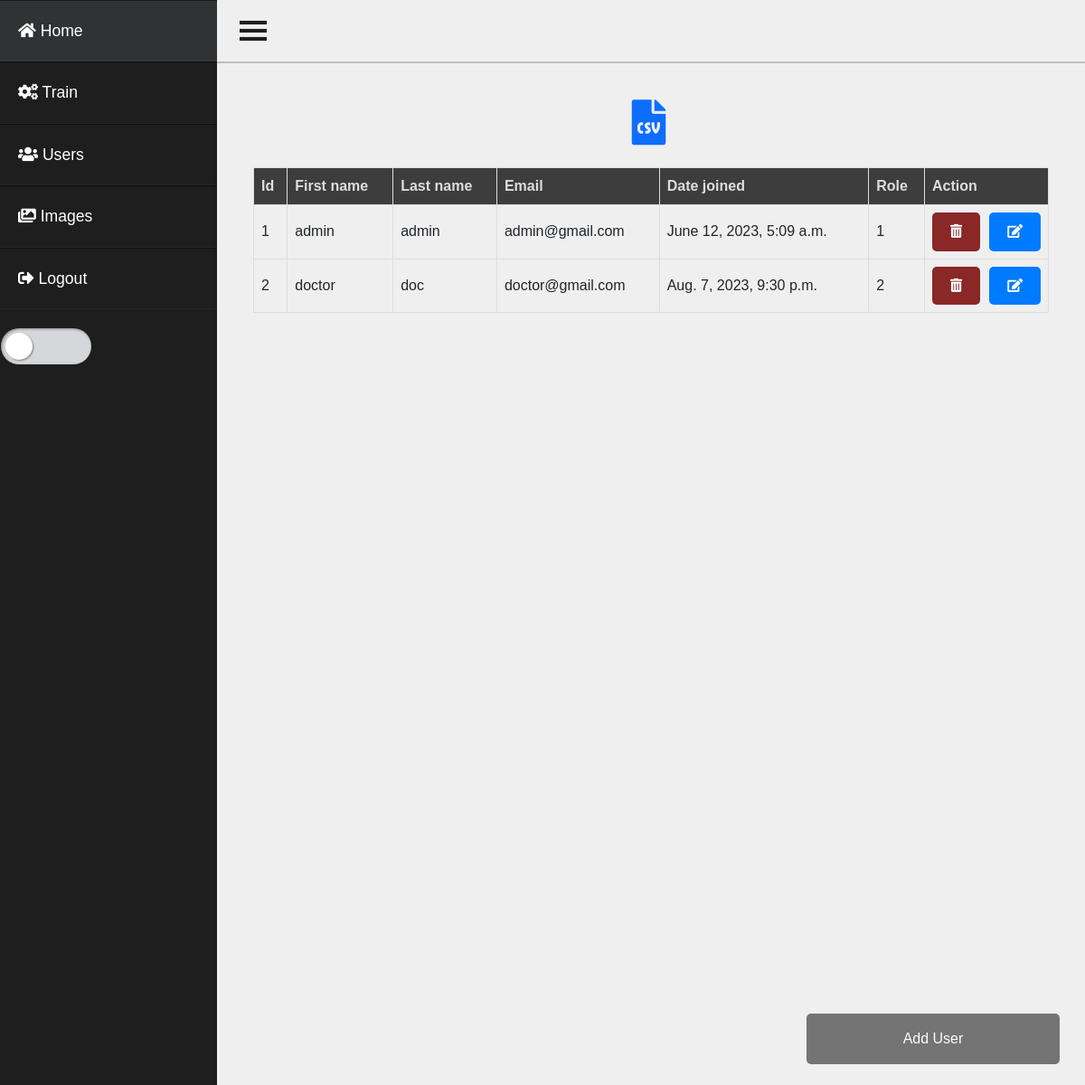
Page /modifyDoctors on the committed database.
### base/models.py (models this page shows)
class CustomUser(AbstractUser):
    user_type_data = ((1, "Admin"), (2, "Doctor"))
    user_type = models.CharField(default=1, choices=user_type_data, max_length=10)
    birthday = models.CharField(max_length=20)

### base/adminViews.py (the view)
# urls.py: path('modifyDoctors', adminViews.modifyDoctors, name="modifyDoctors"),
def modifyDoctors(request):
    users = CustomUser.objects.all()
    content = {"users": users, }
    return render(request, "Admin/modifyDoctors.html", content)

### base/templates/Admin/modifyDoctors.html (shortened to what this page needs)
{% load static %}
<!DOCTYPE html>
<html lang="en">
<head>
    <link rel="stylesheet" href="{% static 'css/modifyDoctors.css' %}">
    <link rel="stylesheet" href="https://cdn.jsdelivr.net/npm/bootstrap@5.0.2/dist/css/bootstrap.min.css"/>
    <link rel="stylesheet" href="https://cdn.datatables.net/1.11.5/css/jquery.dataTables.min.css"/>
    <link rel="stylesheet" href="https://cdnjs.cloudflare.com/ajax/libs/font-awesome/5.15.4/css/all.min.css"/>
</head>
<body>
{% include "componets/sideNav.html" %}
{% block content %}
    <div id="rightWrapper">
        <div id="header">
            <a id="fullPage" href="#">|||</a>
        </div>
        <div id="contentWrapper">
            <div class="download-links">
                <a href="{% url 'download_csv_user' %}" class="download-link" style="font-size: 50px;">
                    <i class="fas fa-file-csv"></i>
                </a>
            </div>
            <button class="open-button" onclick="openForm()">Add User</button>
            <form>
                <table id="table">
                    <thead>
                    <tr>
                        <th>Id</th>
                        <th>First name</th>
                        <th>Last name</th>
                        <th>Email</th>
                        <th>Date joined</th>
                        <th>Role</th>
                        <th class="no-sort">Action</th>
                    </tr>
                    </thead>
                    <tbody>
                    {% for user in users %}
                        <tr>
                            <td>{{ user.id }}</td>
                            <td>{{ user.first_name }}</td>
                            <td>{{ user.last_name }}</td>
                            <td>{{ user.email }}</td>
                            <td>{{ user.date_joined }}</td>
                            <td>{{ user.user_type }}</td>
                            <td>
                                <div class="inline-block" style="display: flex; align-items: center;">
                                    <a href="delete_doctor/{{ user.id }}" style="background: #8a2727;">
                                        <i class="fas fa-trash-alt"></i>
                                    </a>
                                    <a href="editDoctor/{{ user.id }}">
                                        <i class="fas fa-edit"></i>
                                    </a>
                                </div>
                            </td>
                        </tr>
                    {% endfor %}
                    </tbody>
                </table>
            </form>
        </div>
    </div>
{% endblock %}
</body>
</html>

### base/static/css/modifyDoctors.css (style rules this page uses)
.open-button { background-color: #555; color: white; padding: 16px 20px; border: none; cursor: pointer; opacity: 0.8; position: fixed; bottom: 23px; right: 28px; width: 280px; }

### base/static/css/sidebar.css (style rules this page uses)
* { box-sizing: border-box; margin: 0; padding: 0; }
body { font-family: Montserrat, Arial, Verdana, serif; }
table { width: 100%; border-collapse: collapse; padding: 20px; }
table th, table td { padding: 8px; text-align: left; border: 1px solid #ddd; }
table th { background-color: #3d3d3d; font-weight: bold; color: #ddd; }
table .no-sort { width: 60px; }
table button, table a { display: inline-block; background-color: #007bff; color: white; border: none; padding: 6px 10px; text-align: center; text-decoration: none; font-size: 15px; cursor: pointer; }
.download-links { text-align: center; margin-bottom: 10px; }
.download-links a { margin: 0 5px; }
.download-links a i { margin-right: 5px; }
#rightWrapper { display: inline-block; position: absolute; left: 15em; margin: 0; padding: 0px 40px; width: calc(100% - 15em); height: 100%; overflow-y: scroll; background-color: #efefef; -webkit-transition: all .20s ease; -moz-transition: all .20s ease; -o-transition: all .20s ease; transition: all .20s ease; }
#header { display: block; position: fixed; left: 15em; width: 100%; z-index: 999; background-color: #efefef; border-bottom: 2px solid rgba(0, 0, 0, 0.2); -webkit-transition: all .20s ease; -moz-transition: all .20s ease; -o-transition: all .20s ease; transition: all .20s ease; }
#fullPage { display: inline-block; margin-left: 20px; padding: 10px; color: #1e1e1e; font-family: sans-serif; font-size: 2em; font-weight: bold; text-decoration: none; -webkit-transform: rotate(90deg); -moz-transform: rotate(90deg); -o-transform: rotate(90deg); transform: rotate(90deg); }
#contentWrapper { display: block; position: relative; margin-top: 100px; width: 100%; height: 100%; }
input[type="button"], table a { background-color: #007bff; color: #fff; border: none; padding: 10px 30px; border-radius: 5px; cursor: pointer; }
body[light-mode="dark"] input[type="button"], table a { background-color: #ced4e2; color: #fff; border: none; padding: 10px 30px; border-radius: 5px; cursor: pointer; }
button, table a { background-color: #007bff; color: #fff; border: none; padding: 10px 20px; border-radius: 5px; cursor: pointer; }

### rows in the picture
CustomUser: id "1", first_name "admin", last_name "admin", email "admin@gmail.com", date_joined "June 12, 2023, 5:09 a.m.", user_type "1"
CustomUser: id "2", first_name "doctor", last_name "doc", email "doctor@gmail.com", date_joined "Aug. 7, 2023, 9:30 p.m.", user_type "2"
